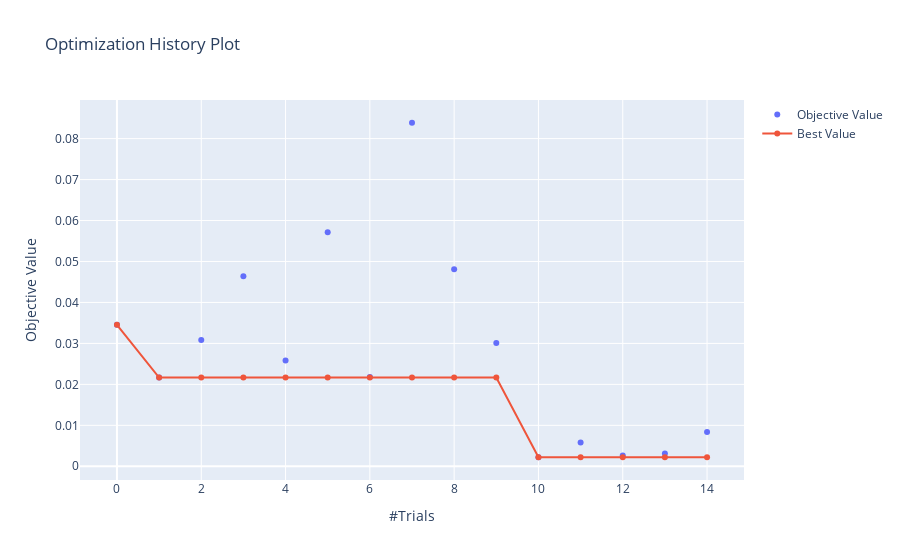

Notebook cell for this chart:
### Code cell
optuna.visualization.plot_optimization_history(study)

### Figure 1 — Plotly figure (JSON) as saved in the notebook; plotly's stock layout.template omitted (floating-point values rounded to 4 significant figures)
{"data": [{"mode": "markers", "name": "Objective Value", "type": "scatter", "x": [0, 1, 2, 3, 4, 5, 6, 7, 8, 9, 10, 11, 12, 13, 14], "y": [0.03454, 0.02165, 0.03083, 0.04639, 0.02583, 0.05713, 0.0218, 0.08387, 0.04814, 0.03011, 0.002207, 0.005824, 0.002659, 0.003139, 0.008401]}, {"name": "Best Value", "type": "scatter", "x": [0, 1, 2, 3, 4, 5, 6, 7, 8, 9, 10, 11, 12, 13, 14], "y": [0.03454, 0.02165, 0.02165, 0.02165, 0.02165, 0.02165, 0.02165, 0.02165, 0.02165, 0.02165, 0.002207, 0.002207, 0.002207, 0.002207, 0.002207]}], "layout": {"title": {"text": "Optimization History Plot"}, "xaxis": {"title": {"text": "#Trials"}}, "yaxis": {"title": {"text": "Objective Value"}}}}
